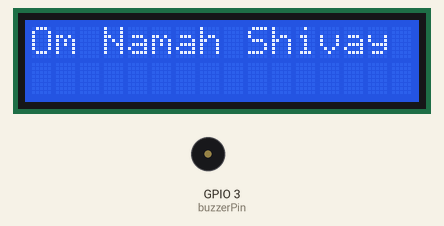
Simulated run of this sketch. Board: ESP32. Shown: 16×2 character LCD, buzzer (waves = sounding, pin HIGH).

Above: at 0.3 s.
At 1.19 s:
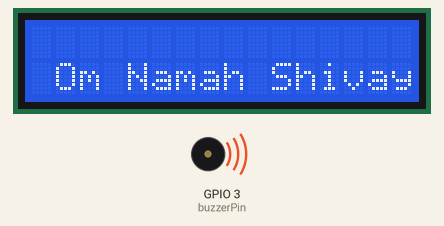
Timing chart, 0 to 130.0 s (numbered marks = the images above):
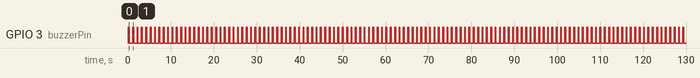

Measured:
- by itself, GPIO 3 (buzzerPin): alternates HIGH for 0.20 s and LOW for 0.82 s

The sketch:

ESP01_LCD.ino
```cpp
/*********
  Project:

  ESP01 with I2C 16x2 character LCD Display Using PCF8574AT I2C Module with Buzzer

  Power Supply:

  For ESP01 use 3.3V Power Supply
  For I2C LCD use 5V Power Supply
  Buzzer can be powered from 3.3V or 5V

  Wiring:
  ESP01    I2C LCD
   GPIO0  -> SDA
   GPIO2  -> SCL
   GPIO3  -> Buzzer Signal

  Library Used:

  LiquidCrystal_I2C (See: ESP01/Required Libraries/LiquidCrystal_I2C)
  Wire Library

*********/

#include <LiquidCrystal_I2C.h>
#include <Wire.h>


//  set the LCD number of columns and rows
int lcdColumns = 16;
int lcdRows = 2;

const int buzzerPin = 3;

// set LCD address, number of columns and rows
// if you don't know your display address, run an I2C scanner sketch
LiquidCrystal_I2C lcd(0x27, lcdColumns, lcdRows);

void setup()
{
  Wire.begin(0, 2);
  // initialize LCD
  lcd.init();
  // turn on LCD backlight
  lcd.backlight();
  pinMode(buzzerPin, OUTPUT);
  digitalWrite(buzzerPin, LOW);
}

void loop()
{

  for (int i = 0; i < lcdRows; i++)
  {
    // set cursor to first column, first row
    lcd.setCursor(i, i);
    // print message
    lcd.print("Om Namah Shivay");
    digitalWrite(buzzerPin, HIGH);
    delay(200);
    digitalWrite(buzzerPin, LOW);
    delay(800);
    // clears the display to print new message
    lcd.clear();
  }
  // set cursor to first column, second row
}
```
